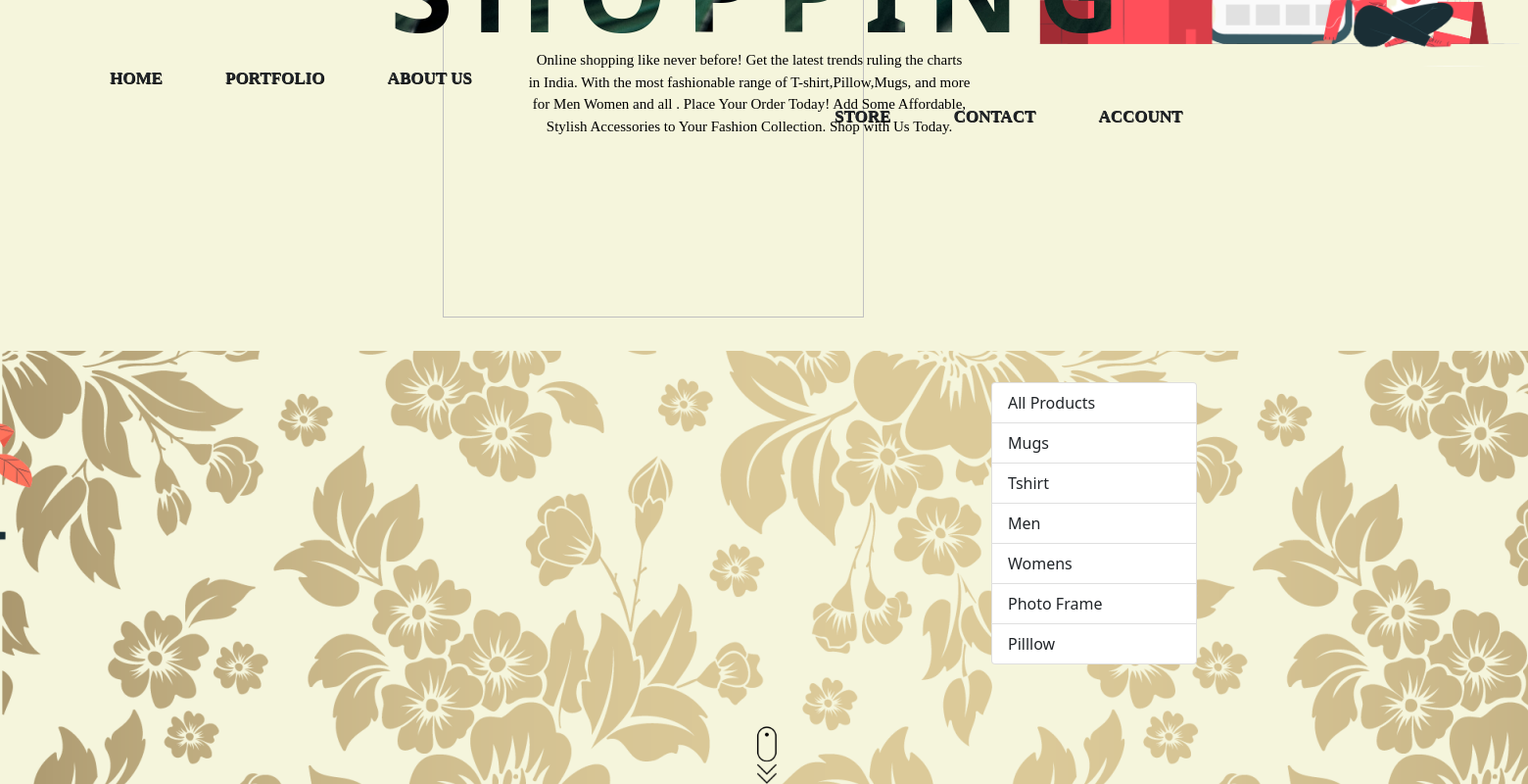
The app's page /cart?category=6, older data.
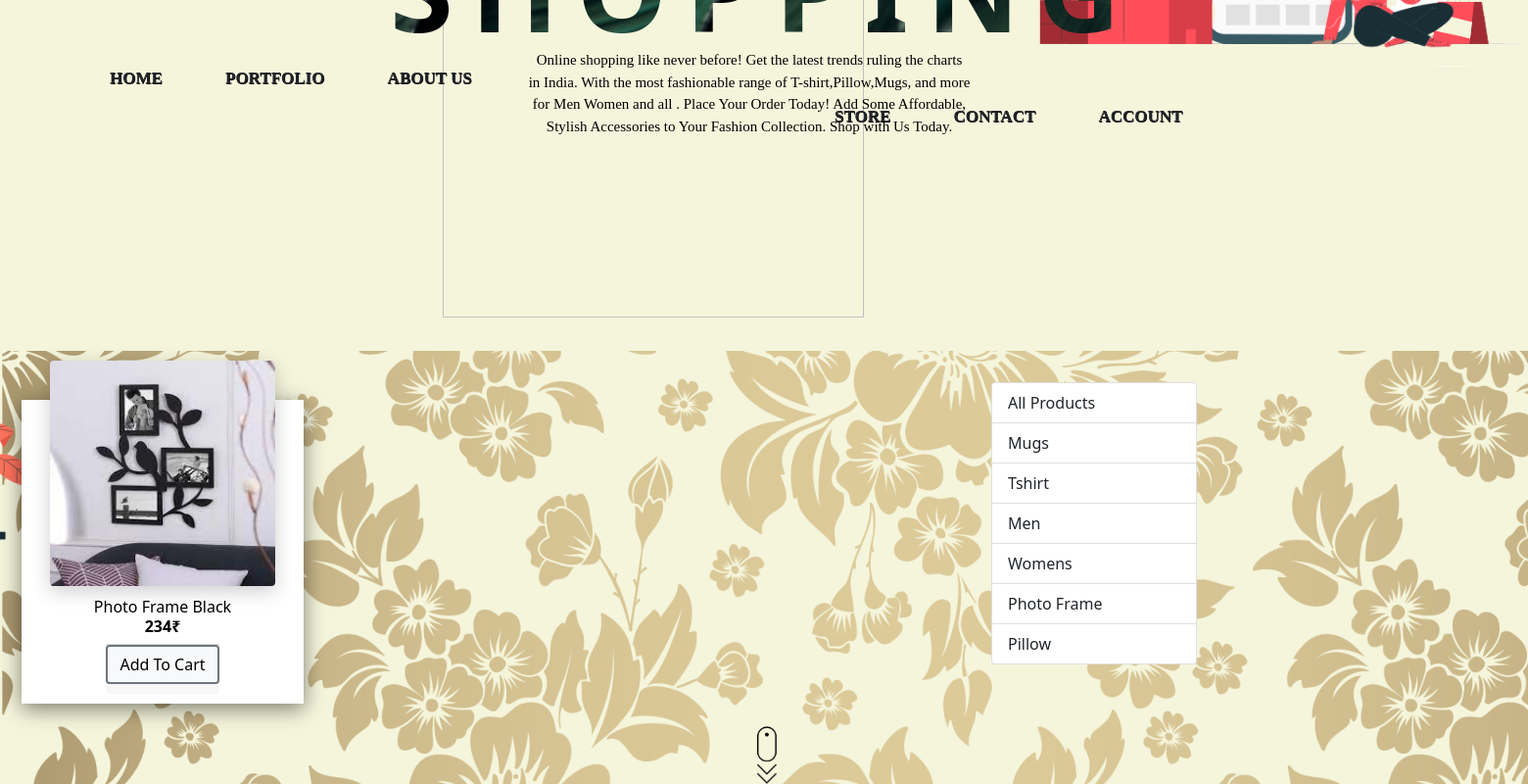
The same page, newer data.
### store/models/category.py (models this page shows, shortened)
class Category(models.Model):
    name = models.CharField(max_length=20)
    def get_all_categories():
        return Category.objects.all()

### store/models/product.py (models this page shows, shortened)
class Product(models.Model):
    name = models.CharField(max_length=50)
    price = models.IntegerField(default=0)
    category = models.ForeignKey(Category, on_delete=models.CASCADE,default=1)
    description = models.CharField(max_length=100,default='',null=True,blank=True)
    image = models.ImageField(upload_to='uploads/produts/')
    def get_all_products_by_categoryid(category_id):
        if category_id:
            return Product.objects.filter(category=category_id)
        else:
            return Product.objects.all()

### store/views/home.py (the view, shortened to what this page needs)
# urls.py: path('cart',home.Cart.as_view(),name='cart'),
class Cart(View):
    def get(self, request):
        cart = request.session.get('cart')
        if not cart:
            request.session['cart']={}
        products =None
        categories = Category.get_all_categories()
        categoryID = request.GET.get('category')
        if categoryID:
            products = Product.get_all_products_by_categoryid(categoryID)
        else:
            products = Product.get_all_products()
        data = {}
        data['products'] = products
        data['categories'] = categories
        return render(request, 'cart.html', data)

### store/templatetags/cart.py (called while the page is built)
@register.filter(name="is_in_cart")
def is_in_cart(product , cart):
    keys = cart.keys()
    for id in keys:
        if int(id)==product.id:
            return True
    return False

### store/templates/cart.html (shortened to what this page needs)
 {% extends "base.html" %}{% load cart %} {% load static %} {% block menu %}
<div>
    <ul id="firstthree">
        <h4 id="a">
            <a class="text-dark" href="{% url 'index' %}" style="text-decoration: none;">HOME</a>
        </h4>
        <h4 id="b">
            <a class="text-dark" href="#" style="text-decoration: none;">PORTFOLIO</a>
        </h4>
        <h4 id="c">
            <a class="text-dark" href="#" style="text-decoration: none;">ABOUT US</a>
        </h4>
    </ul>
</div>
<div>
    <ul id="logo">
        <a href="#" style="text-decoration: none;"><img src="{%  static  'css/Images/logo.png'  %}" width="430" height="430"></a>
    </ul>
</div>
<div class="ml-1">
    <ul id="lastthree">
        <h4 id="d">
            <a class="text-dark" href="{% url 'cart' %}" style="text-decoration: none;">STORE</a>
        </h4>
        <h4 id="e">
            <a class="text-dark" href="#" style="text-decoration: none;">CONTACT</a>
        </h4>
        <h4 id="f">
            <a class="text-dark" href="#" style="text-decoration: none;">ACCOUNT</a>
        </h4>
    </ul>
</div>
<div id="img1">
    <img src="{%  static  'css/Images/c3.png'  %}" width="430px" height="430px">
</div>
<div id="img2">
</div>
<div id="text">
    <h1 id="s" class="font-weight-bold">SHOPPING</h1>
    <P>Online shopping like never before! Get the latest trends ruling the charts<br>in India. With the most fashionable range of T-shirt,Pillow,Mugs, and more<br> for Men Women and all . Place Your Order Today! Add Some Affordable,<br> Stylish Accessories
        to Your Fashion Collection. Shop with Us Today. </P>
</div>
<a class="ca3-scroll-down-link ca3-scroll-down-arrow"></a>
{% endblock %}
{% block content %}
<div class="filter">
    <div class="list-group">
        <a href="/cart" class="list-group-item list-group-action">All Products</a> {% for category in categories%}
        <a href="?category={{category.id}}" class="list-group-item list-group-action">{{category.name}}</a> {% endfor%}
    </div>
</div>
<div class="main">
    {% for product in products %}
    <div id="{{product.id}}" class="p1" style="width: 18rem;">
        <img src="{{product.image.url}}" alt="...">
        <div class="con">
            <p class="name">{{product.name}}</p>
            <p class="price"><b>{{product.price}}₹</b></p>
        </div>
        <div id="add" class="card-footer p-0  no-gutters">
            {% if product|is_in_cart:request.session.cart %}
            <div class="row no-gutters ">
                <form action="/cart#{{product.id}}" class="col-2 p-0" method="POST">
                    {% csrf_token %}
                    <input hidden type="text" name="product" value="{{product.id}}">
                    <input hidden type="text" name="remove" value="True">
                    <input type="submit" value=" - " class="btn btn-block btn-secondary border-rigt">
                </form>
                <div class="text-center col ">{{product|cart_quantity:request.session.cart}}in cart</div>
                <form action="/cart#{{product.id}}" class="col-2 p-0" method="POST">
                    {% csrf_token %}
                    <input hidden type="text" name="product" value="{{product.id}}">
                    <input type="submit" value=" + " class="btn btn-block btn-secondary border-left">
                </form>
            </div>
            {% else %}
            <form action="/cart#{{product.id}}" method="POST" class="btn-block m-0">
                <input type="submit" class="float-right btn btn-light border form-control bg-light border border-2 border-secondary rounded" value="Add To Cart">
            </form>
            {% endif %}
        </div>
    </div>
</div>
{% endfor %}
</div>
<div id="bs">
</div>
{% endblock %}

### store/templates/base.html (shortened to what this page needs)
{% load static %}
<!DOCTYPE html>
<html>
<head>
    <link rel="stylesheet" href="{%  static  'css/cart.css'  %}">
    <link href="https://cdn.jsdelivr.net/npm/bootstrap@5.0.0-beta3/dist/css/bootstrap.min.css" rel="stylesheet">
</head>
<body style="overflow-x: hidden;background-color:beige;">
    {% block menu %}{% endblock %}
    {% block content %}{% endblock %}
</body>
</html>

### store/static/css/cart.css (style rules this page uses)
body { background-color: green; }
body div ul h4 { display: inline-flex; font-family: 'Times New Roman', Times, serif; padding: 10px; margin-right: 40px; font-size: 17px; text-shadow: .5px .5px black; position: relative; font-weight: bolder; }
body div ul h4:after { background: none repeat scroll 0 0 transparent; bottom: 0; content: ""; display: block; height: 2px; left: 50%; position: absolute; background: black; transition: width 0.3s ease 0s, left 0.3s ease 0s; width: 0; }
body div #firstthree { margin-top: 60px; margin-left: 50px; }
body div #logo { margin-left: 380px; margin-top: -240px; }
body div #lastthree { margin-left: 770px; margin-top: -265px; }
body #text { font-family: 'Segoe UI', Tahoma, Geneva, Verdana, sans-serif; text-align: center; margin-top: -240px; }
body #text h1 { margin-top: -420px; letter-spacing: 13px; font-size: 80px; background-image: url(Images/p1\ \(3\).jpg); background-size: cover; -webkit-background-clip: text; color: transparent; z-index: 3; position: relative; font-weight: bolder; }
body #text #s { font-size: 117px; margin-top: -30px; letter-spacing: 18px; z-index: 3; position: relative; }
body #text p { font-family: cursive; margin-top: -1px; z-index: 3; font-size: 15px; margin-left: -30px; }
body #img1 { margin-left: -50px; margin-top: 90px; position: relative; z-index: -2; }
body #img2 { margin-left: 800px; margin-top: -350px; position: relative; z-index: -2; }
body #bs { position: fixed; height: 100%; width: 100%; display: block; margin-left: 2px; transition: top 0.3s; z-index: -8; background-image: url(Images/bf7.png); background-repeat: no-repeat; }
.ca3-scroll-down-arrow { background-image: url(Images/scroll.png); background-size: contain; background-repeat: no-repeat; margin-top: -70px; z-index: -3; }
.ca3-scroll-down-link { cursor: pointer; height: 60px; width: 80px; margin: 0px 0 0 -40px; line-height: 60px; position: absolute; left: 52%; bottom: 0px; text-align: center; font-size: 70px; z-index: 100; text-decoration: none; text-shadow: 0px 0px 3px rgba(0, 0, 0, 0.4); animation: ca3_fade_move_down 2s ease-in-out infinite; z-index: -3; }
body .filter { width: 210px; margin-left: 1012px; margin-top: 250px; }
body .main { margin-top: -320px; }
body .p1 { position: relative; justify-content: center; flex-wrap: wrap; padding: 10px; height: 310px; background: white; margin: 50px 22px; display: flex; box-shadow: 0 5px 20px rgba(0, 0, 0, 0.5); transition: 0.5s ease-in-out; float: left; }
body .p1 img { width: 230px; height: 230px; max-width: 100%; border-radius: 4px; margin-top: -50px; z-index: 1; box-shadow: 0 5px 20px rgba(0, 0, 0, 0.2); }
body .p1 .con .name { margin-top: -1px; text-align: center; }
body .p1 .con .price { margin-top: -20px; text-align: center; margin-bottom: 20px; }
body .p1 #add { margin-top: 40px; }

### store/static/css/index.css (style rules this page uses)
* { margin: 0px; padding: 0px; z-index: 0; color: black; }
body { background-color: beige; width: 100%; opacity: 100%; height: 100%; background-size: cover; background-repeat: no-repeat; }
body div ul h4 { display: inline-flex; font-family: 'Times New Roman', Times, serif; padding: 10px; margin-right: 40px; font-size: 17px; text-shadow: .5px .5px black; position: relative; }
body div ul h4:after { background: none repeat scroll 0 0 transparent; bottom: 0; content: ""; display: block; height: 2px; left: 50%; position: absolute; background: black; transition: width 0.3s ease 0s, left 0.3s ease 0s; width: 0; }
body div #firstthree { margin-top: 60px; margin-left: 70px; }
body div #logo { margin-left: 420px; margin-top: -230px; }
body div #lastthree { margin-left: 810px; margin-top: -241px; }
body #text { font-family: 'Segoe UI', Tahoma, Geneva, Verdana, sans-serif; text-align: center; }
body #text h1 { margin-top: -20px; letter-spacing: 28px; font-size: 110px; background-image: url(Images/p1\ \(3\).jpg); background-size: cover; color: transparent; -webkit-background-clip: text; word-spacing: 2px; z-index: 3; position: relative; }
body #text #s { margin-top: -50px; z-index: 3; position: relative; }
body #text p { font-family: cursive; margin-top: -16px; z-index: 3; }
body #img1 { margin-left: -360px; margin-top: 30px; }
body #img2 { margin-left: 1000px; margin-top: -890px; }

Row changes from the older to the newer data that the page shows:
removed Category: name "Pilllow"
added Category: name "Pillow"
added Product: image (picture), name "Photo Frame Black", price "234"
